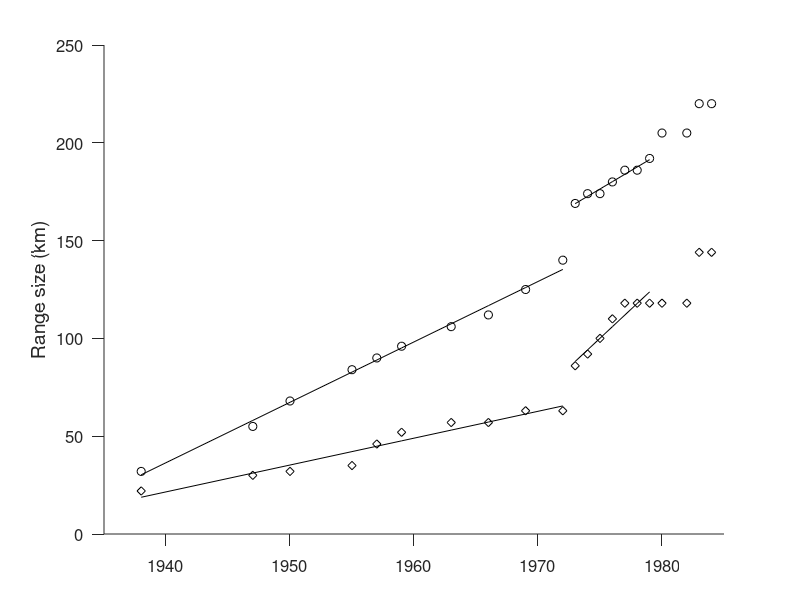

Reproduce this figure in MATLAB.
function otters

% Re-create Lubina & Levin's (1988) model of sea-otter range expansion. 
% Am Nat 131: 526-543

% The data: (total poplation, not split N-S)

%  Total range size
D = [11, 43, 74, 89, 108, 125, 137, 152, 158, 177,...
     192, 244, 255, 263, 279, 293, 293, 299, 312,...
     312, 353, 353];
 
% Extent of increase in N and S
dxN = [0, 11, 8, 2, 3, 11, 6, 5, 0 , 6, 0, 23,...
       6, 8, 10, 8, 0, 0, 0, 0, 26, 0];
   
dxS = [0, 21, 23, 13, 16, 6, 6, 10, 6, 13, 15, 29,...
       5, 0, 6, 6, 0, 6, 13, 0, 15, 0];

% Range size in each direction
DN = D(1) + cumsum(dxN);
DS = D(1) + cumsum(dxS);

 % Year:
Y = [1914, 1938, 1947, 1950, 1955, 1957, 1959,...
     1963, 1966, 1969, 1972:1980, 1982:1984];
 
 
 OKY1 = Y >= 1938 & Y <= 1972; % time period 1, 1938-1972
 OKY2 = Y > 1972 & Y < 1980; % time period 1, 1972 forward
 
 [bN1, ~, ~, ~, statsN1]=regress(DN(OKY1)',[ones(sum(OKY1),1),Y(OKY1)']);
 [bN2, ~, ~, ~, statsN2]=regress(DN(OKY2)',[ones(sum(OKY2),1),Y(OKY2)']);

 [bS1, ~, ~, ~, statsS1]=regress(DS(OKY1)',[ones(sum(OKY1),1),Y(OKY1)']);
 [bS2, ~, ~, ~, statsS2]=regress(DS(OKY2)',[ones(sum(OKY2),1),Y(OKY2)']);
 
 % Calculate Ds:
 r = 0.056;
 Dnorth = 13.5;
 Dsouth = 54.7;
 
 RN = 2*sqrt(r*Dnorth);
 RS = 2*sqrt(r*Dsouth);
 
 
%---------------------------------------------
% Plotting
figure(4)
clf
set(gcf,'units','cent','position',[2 30 9 9])

 hold on
 plot(Y,DS,'ko')
 plot(Y,DN,'kd')
 plot(Y(OKY1),bN1(1)+bN1(2)*Y(OKY1),'k-')
 plot(Y(OKY2),bN2(1)+bN2(2)*Y(OKY2),'k-')
 plot(Y(OKY1),bS1(1)+bS1(2)*Y(OKY1),'k-')
 plot(Y(OKY2),bS2(1)+bS2(2)*Y(OKY2),'k-')
 
 set(gca,'xlim',[1935 1985],'fontsize',12)
 set(gca,'ylim',[0 250])
 set(gca,'tickdir','out','ticklength',[0.02 0.02])
 set(gca,'xtick',1930:10:1990,'ytick',0:50:400)
 ylabel('Range size (km)','fontsize',14)
 
keyboard